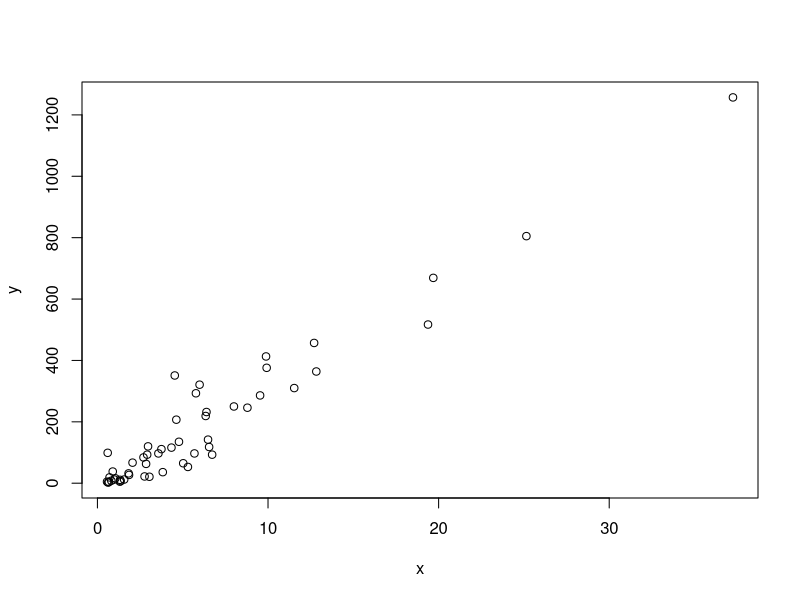

Generate this figure with R: (Note: this script raises an error after producing the figure.)
library(dslabs)
data(murders)

# a simple scatterplot of total murders versus population
x <- murders$population /10^6
y <- murders$total
plot(x, y)

# a histogram of murder rates
hist(murders$rate)
murders$state[which.max(murders$rate)]

# boxplots of murder rates by region
boxplot(rate~region, data = murders)
